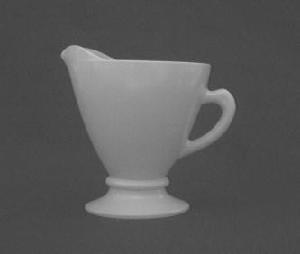
#> input picture ComputerVision/ROI/teacup.jpg, 300 x 254 px
$ python auto_canny.py --image teacup.jpg   (older library calls are emulated)
#> lines starting #> are read from the running program, lines starting #| are printed output that depends on the picture; after the words box and inside, x2 and y2 are one past the last pixel; in counts of white or black regions, pixels touching at a corner belong together
# USAGE
# python auto_canny.py --image teacup.jpg

# import the necessary packages
import numpy as np
import argparse
import imutils
import cv2

# construct the argument parse and parse the arguments
ap = argparse.ArgumentParser()
ap.add_argument("-i", "--image", required=True, help="path to the image")
args = vars(ap.parse_args())

# load the image, convert it to grayscale, and blur it slightly
image = cv2.imread(args["image"])
#> image is the input picture: shape (254, 300, 3); min 62, max 199, mean 89.6
clone = image.copy()
gray = cv2.cvtColor(image, cv2.COLOR_BGR2GRAY)
blurred = cv2.GaussianBlur(gray, (3, 3), 0)

# apply Canny edge detection using automatically determined threshold
auto = imutils.auto_canny(blurred)
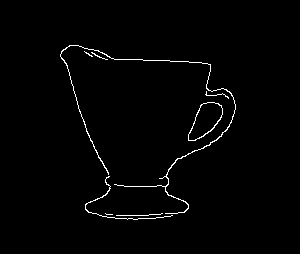
#> auto: shape (254, 300); 1.4% white in thin lines or dots, all inside (x1, y1, x2, y2) = (60, 45, 236, 220)
#thresh = cv2.threshold(blurred, 50, 255, cv2.THRESH_BINARY)[1]

# perform a series of dilations and erosions to close holes
# in the shapes
thresh = cv2.dilate(auto, None, iterations=4)
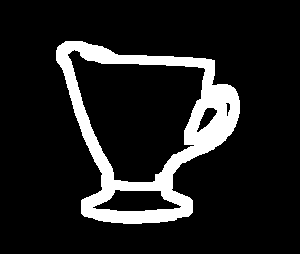
#> thresh: shape (254, 300); 12.3% white; 1 white region, box (x1, y1, x2, y2) and area: (56, 41, 240, 224) 9346
thresh = cv2.erode(thresh, None, iterations=2)
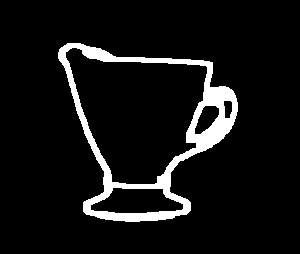
#> thresh: shape (254, 300); 7.7% white; 1 white region

# detect contours in the edge map
cnts = cv2.findContours(thresh.copy(), cv2.RETR_EXTERNAL,
    cv2.CHAIN_APPROX_SIMPLE)
#> cnts = 1 contour; box (x1, y1, x2, y2) and area: (58, 43, 238, 222) 19990
cnts = imutils.grab_contours(cnts)

for c in cnts:
    # create an empty mask for the contour and draw it
    mask = np.zeros(image.shape[:2], dtype="uint8")
    cv2.drawContours(mask, [c], -1, 255, -1)

    # extract the bounding box ROI from the mask
    (x, y, w, h) = cv2.boundingRect(c)

    box = cv2.minAreaRect(c)
    box = np.int0(cv2.cv.BoxPoints(box) if imutils.is_cv2() else cv2.boxPoints(box))

    cv2.drawContours(clone, [box], -1, (0, 0, 255), 2)
    cv2.imshow("Orig", clone)

    masked = cv2.bitwise_and(image, image, mask=mask)
    roi = masked[y:y + h, x:x + w]

    cv2.imshow("Mask Applied to Image", roi)

    cv2.waitKey(0)
#> this loop made 1 pass
#> (x, y, w, h, box) on pass 1: (58, 43, 180, 179, [[219, 234], [36, 209], [59, 40], [243, 65]])
#> pass 1, `cv2.imshow("Orig", clone)`:
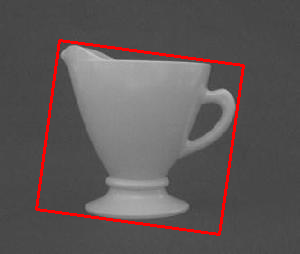
#> window 'Orig': shape (254, 300, 3); mean B, G, R 87.5, 87.5, 94.5
#> pass 1, `masked = cv2.bitwise_and(image, image, mask=mask)`:
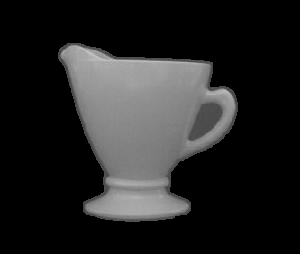
#> masked: shape (254, 300, 3); min 0, max 199, mean 35.4
#> pass 1, `roi = masked[y:y + h, x:x + w]`:
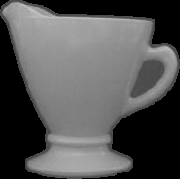
#> roi: shape (179, 180, 3); min 0, max 199, mean 83.8
#> after the loop:
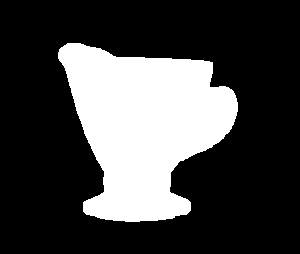
#> mask: shape (254, 300); 26.7% white; 1 white region, box (x1, y1, x2, y2) and area: (58, 43, 238, 222) 20308


# [7 lines of commented-out code are left out]
